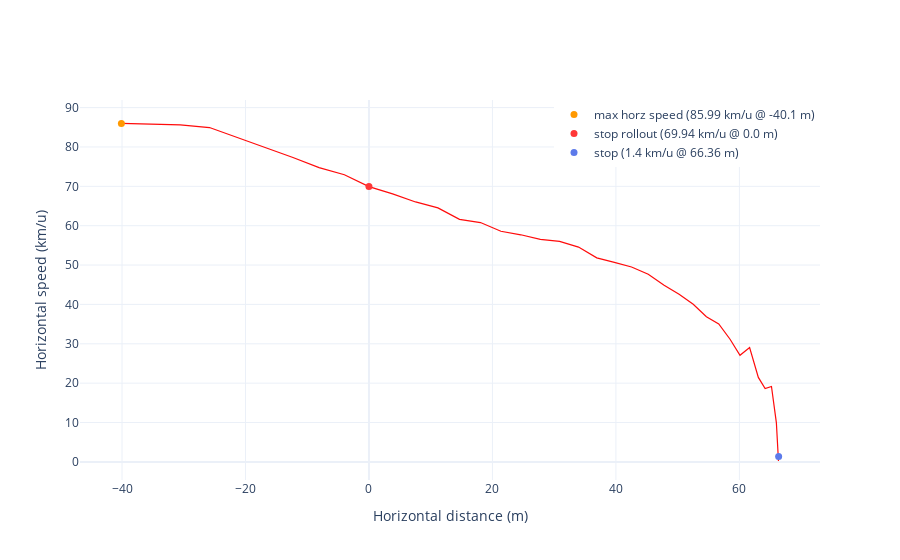

Notebook source saved alongside this figure:
### Markdown cell above
### Horizontal Speed

This plot illustrates your horizontal speed throughout the maneuver, helping you identify areas where you can improve your speed and agility.

### Code cell
landing_viz.plt_speed()

### Figure 1 — Plotly figure (JSON) as saved in the notebook; plotly's stock layout.template omitted (floating-point values rounded to 4 significant figures)
{"data": [{"hovertemplate": "Horz speed: %{y:.2f} km/u <extra></extra>", "line": {"color": "#FF0B0B", "width": 1.2}, "showlegend": false, "type": "scatter", "x": [-40.1, -35.33, -30.57, -25.83, -21.19, -16.68, -12.31, -8.079, -3.978, 0, 3.833, 7.551, 11.17, 14.67, 18.06, 21.37, 24.59, 27.75, 30.88, 33.94, 36.9, 39.75, 42.53, 45.24, 47.8, 50.23, 52.52, 54.66, 56.66, 58.49, 60.1, 61.66, 63.07, 64.17, 65.2, 65.99, 66.29, 66.33], "y": [85.99, 85.84, 85.6, 84.93, 82.37, 79.88, 77.33, 74.76, 72.93, 69.94, 68.07, 66.03, 64.51, 61.6, 60.8, 58.58, 57.69, 56.51, 56.03, 54.56, 51.84, 50.67, 49.52, 47.67, 44.86, 42.56, 40.03, 36.87, 35.04, 31.16, 27.09, 29.07, 21.47, 18.65, 19.17, 9.987, 1.289, 0.2305]}, {"marker": {"color": "#FF9900", "size": 7}, "mode": "markers", "name": "max horz speed (85.99 km/u @ -40.1 m)", "type": "scatter", "x": [-40.1], "y": [85.99]}, {"marker": {"color": "#FF3737", "size": 7}, "mode": "markers", "name": "stop rollout (69.94 km/u @ 0.0 m)", "type": "scatter", "x": [0], "y": [69.94]}, {"marker": {"color": "#5C7AEA", "size": 7}, "mode": "markers", "name": "stop (1.4 km/u @ 66.36 m)", "type": "scatter", "x": [66.36], "y": [1.404]}], "layout": {"autosize": true, "hovermode": "x unified", "legend": {"x": 1, "xanchor": "right", "y": 1, "yanchor": "top"}, "xaxis": {"autorange": true, "range": [-46.65, 72.9], "title": {"text": "Horizontal distance (m)"}, "type": "linear"}, "yaxis": {"autorange": true, "range": [-4.597, 91.96], "title": {"text": "Horizontal speed (km/u)"}, "type": "linear"}}}
